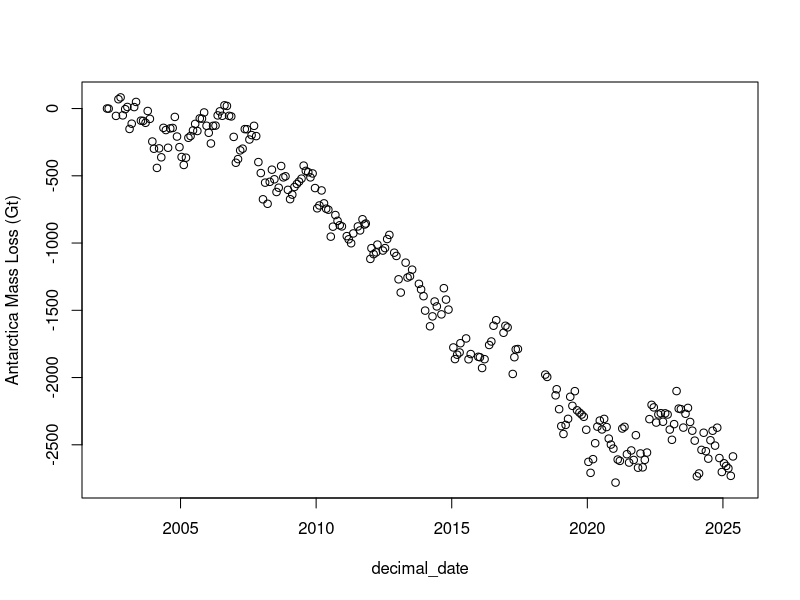
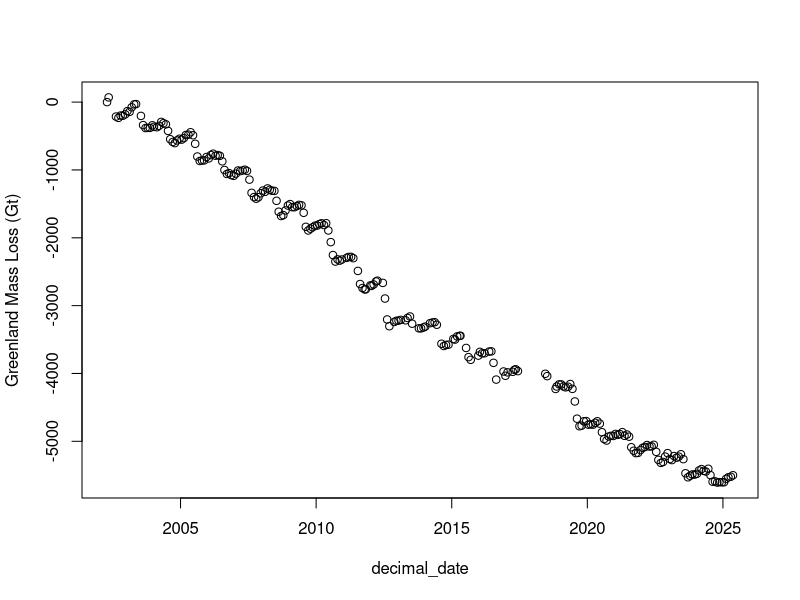
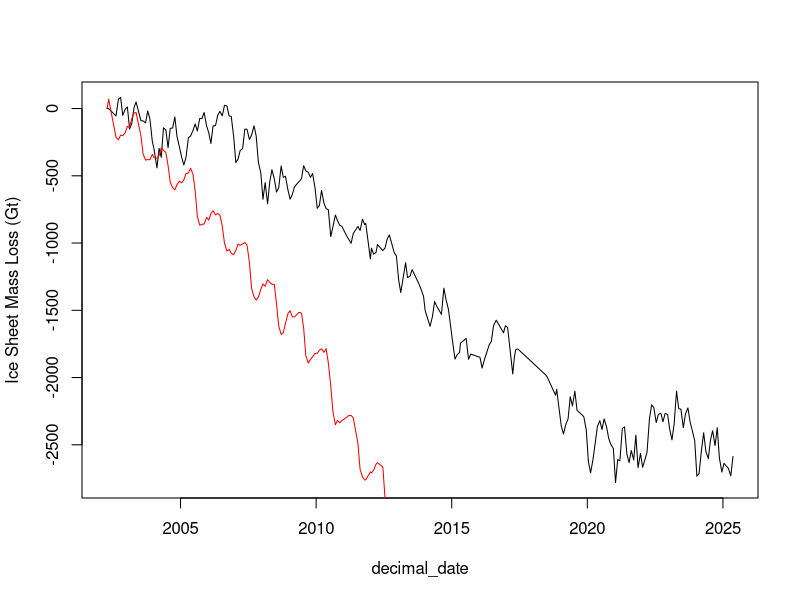
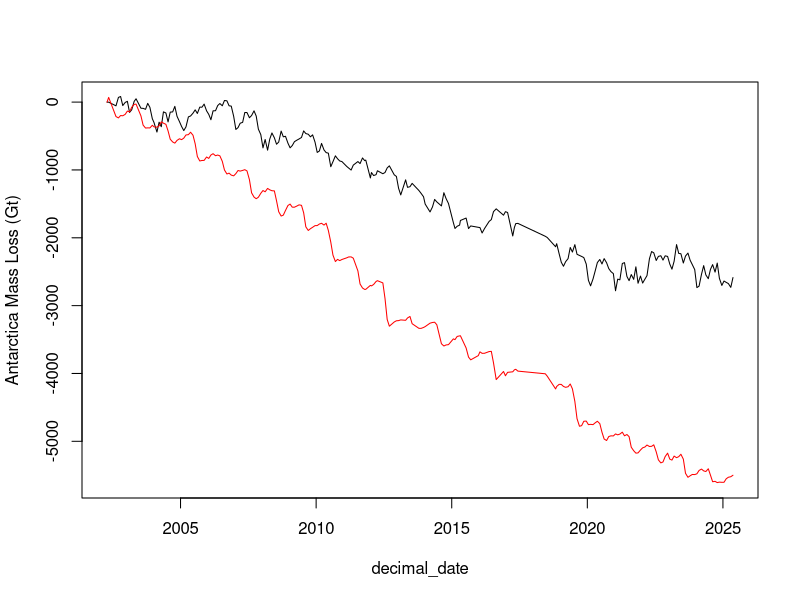
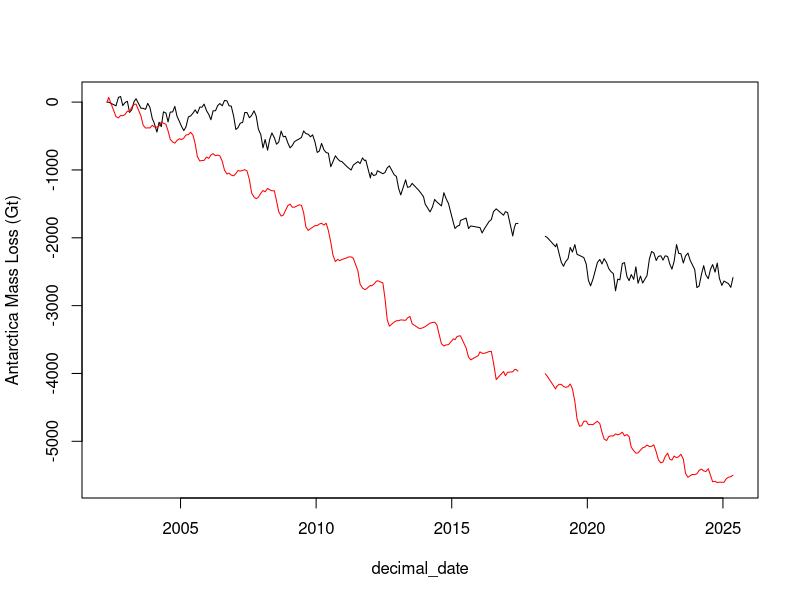
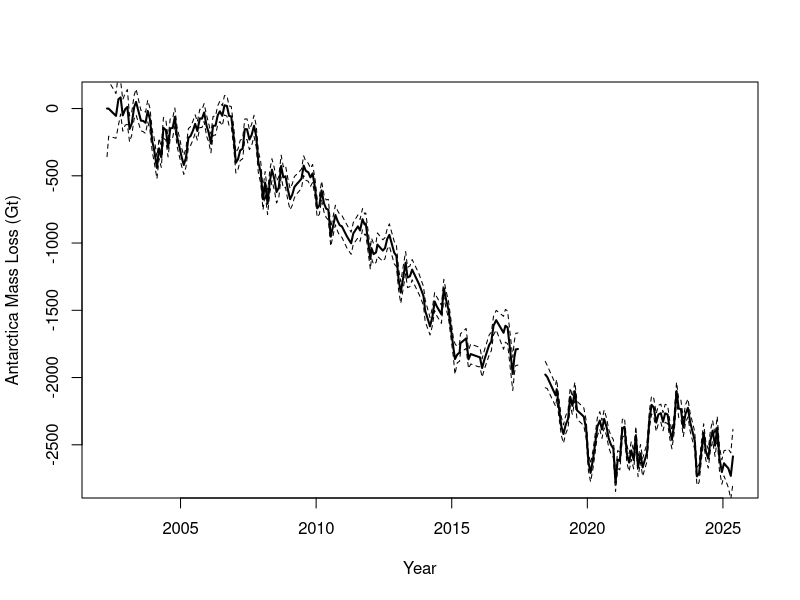
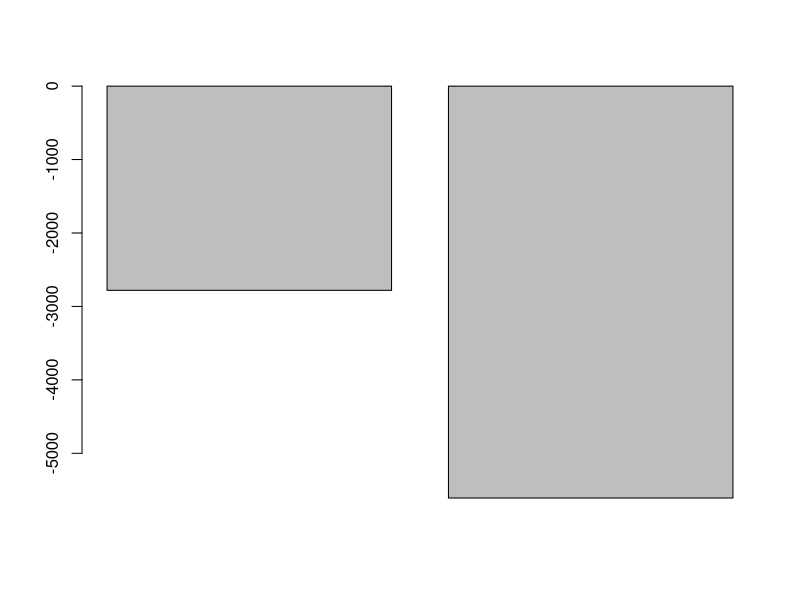
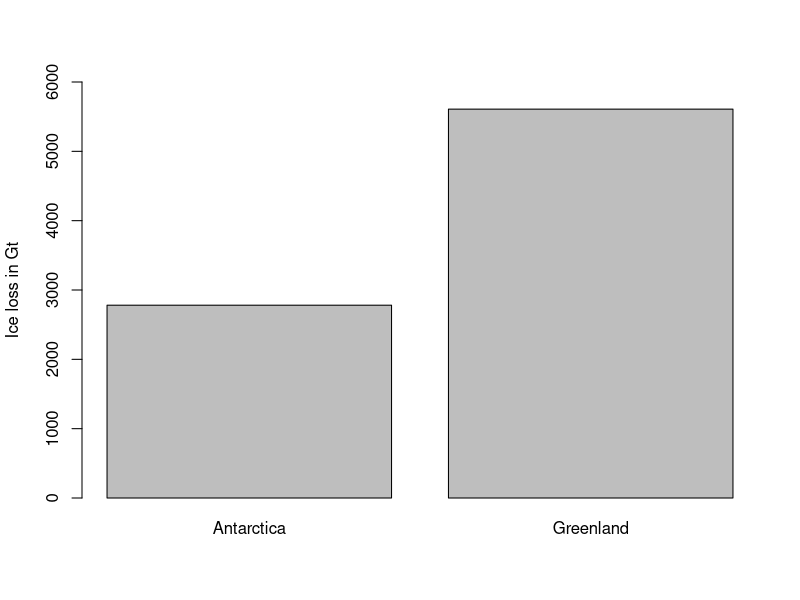

Recreate these plots in R, in order.
## ---- chunk 1
#| include: false
knitr::opts_chunk$set(fig.width=6, fig.asp = 0.618, collapse=TRUE) 
## ---- chunk 2
ant_ice_loss = read.table("data/antarctica_mass_200204_202505.txt", skip=31, sep="", header = FALSE, col.names = c("decimal_date", "mass_Gt", "sigma_Gt")) # Antarctica ice mass loss
grn_ice_loss = read.table("data/greenland_mass_200204_202505.txt", skip=31, sep="", header = FALSE, col.names = c("decimal_date", "mass_Gt", "sigma_Gt")) # Greenland ice mass loss
## ---- chunk 3
# View(grn_ice_loss)
head(ant_ice_loss)
head(grn_ice_loss)
dim(ant_ice_loss)
summary(ant_ice_loss)
## ---- chunk 4
# Plot Antarctic ice mass loss. 
# plot(x=ant_ice_loss$decimal_date, y=ant_ice_loss$mass_Gt, ylab="Antarctica Mass Loss (Gt)") # ?plot.default
plot(mass_Gt ~ decimal_date, data=ant_ice_loss, ylab="Antarctica Mass Loss (Gt)") #  ?plot.formula

# Plot Greenland ice mass loss
plot(mass_Gt ~ decimal_date, data=grn_ice_loss, ylab="Greenland Mass Loss (Gt)")

# Plot both together as lines
plot(mass_Gt ~ decimal_date, data=ant_ice_loss, ylab="Ice Sheet Mass Loss (Gt)", type='l') 
lines(mass_Gt ~ decimal_date, data=grn_ice_loss, col='red') 
## ---- chunk 5
plot(mass_Gt ~ decimal_date, data=ant_ice_loss, ylab="Antarctica Mass Loss (Gt)", type='l', ylim=range(grn_ice_loss$mass_Gt)) +
lines(mass_Gt ~ decimal_date, data=grn_ice_loss, type='l', col='red') 
## ---- chunk 6
#Create data.frame with an NA between the GRACE missions. Column names must match so it will merge with ant and grn data
data_break = data.frame(decimal_date=2018.0, mass_Gt=NA, sigma_Gt=NA)
data_break

#Add NA data point to the Antarctica ice trends data frame
ant_ice_loss_with_NA = rbind(ant_ice_loss, data_break) # Merge ant_ice_loss data frame with our NA point
tail(ant_ice_loss_with_NA) # Our NA value in 2018 is now the last row of our data frame
order(ant_ice_loss_with_NA$decimal_date) # Use order() to list the indices of the data after its sorted from smallest to biggest
ant_ice_loss_with_NA = ant_ice_loss_with_NA[order(ant_ice_loss_with_NA$decimal_date),] # Reorder the data frame, sorting by date

#Repeat with Greenland data.frame
grn_ice_loss_with_NA = rbind(grn_ice_loss, data_break) # Merge grn_ice_loss data frame with our NA point
grn_ice_loss_with_NA = grn_ice_loss_with_NA[order(grn_ice_loss_with_NA$decimal_date),]

plot(mass_Gt ~ decimal_date, data=ant_ice_loss_with_NA, ylab="Antarctica Mass Loss (Gt)", type='l', ylim=range(grn_ice_loss_with_NA$mass_Gt, na.rm=TRUE)) +
lines(mass_Gt ~ decimal_date, data=grn_ice_loss_with_NA, type='l', col='red') 
## ---- chunk 7
head(ant_ice_loss_with_NA)
plot(mass_Gt ~ decimal_date, data=ant_ice_loss_with_NA, ylab="Antarctica Mass Loss (Gt)", xlab="Year", type='l', lwd=2) +
lines((mass_Gt+2*sigma_Gt) ~ decimal_date, data=ant_ice_loss_with_NA, type='l', lty='dashed') +
lines((mass_Gt-2*sigma_Gt) ~ decimal_date, data=ant_ice_loss_with_NA, type='l', lty='dashed') 
## ---- chunk 8
pdf('figures/ice_mass_trends.pdf', width=7, height=5)
plot(mass_Gt ~ decimal_date, data=ant_ice_loss_with_NA, ylab="Ice Sheet Mass Loss (Gt)", xlab="Year", type='l', ylim=range(grn_ice_loss_with_NA$mass_Gt, na.rm=TRUE), lwd=2) +
lines((mass_Gt+2*sigma_Gt) ~ decimal_date, data=ant_ice_loss_with_NA, type='l', lty='dashed') +
lines((mass_Gt-2*sigma_Gt) ~ decimal_date, data=ant_ice_loss_with_NA, type='l', lty='dashed') +
lines(mass_Gt ~ decimal_date, data=grn_ice_loss_with_NA, type='l', col='red', lwd=2) +
lines((mass_Gt+2*sigma_Gt) ~ decimal_date, data=grn_ice_loss_with_NA, type='l', lty='dashed', col="red") +
lines((mass_Gt-2*sigma_Gt) ~ decimal_date, data=grn_ice_loss_with_NA, type='l', lty='dashed', col="red") 
dev.off()
## ---- chunk 9
# Largest observed decrease in ice mass loss in Antarctica:
min(ant_ice_loss$mass_Gt)

# Barplot of largest observed ice loss in Antarctica and Greenland
barplot(height=c(min(ant_ice_loss$mass_Gt), min(grn_ice_loss$mass_Gt)))

# Flip to negative to positive, add x-axis labels, add more tick marks on y-axis, add y-axis title
barplot(height=c(min(ant_ice_loss$mass_Gt)*(-1), min(grn_ice_loss$mass_Gt)*(-1)), names.arg=c("Antarctica","Greenland"), ylim=c(0,6000), ylab="Ice loss in Gt")
